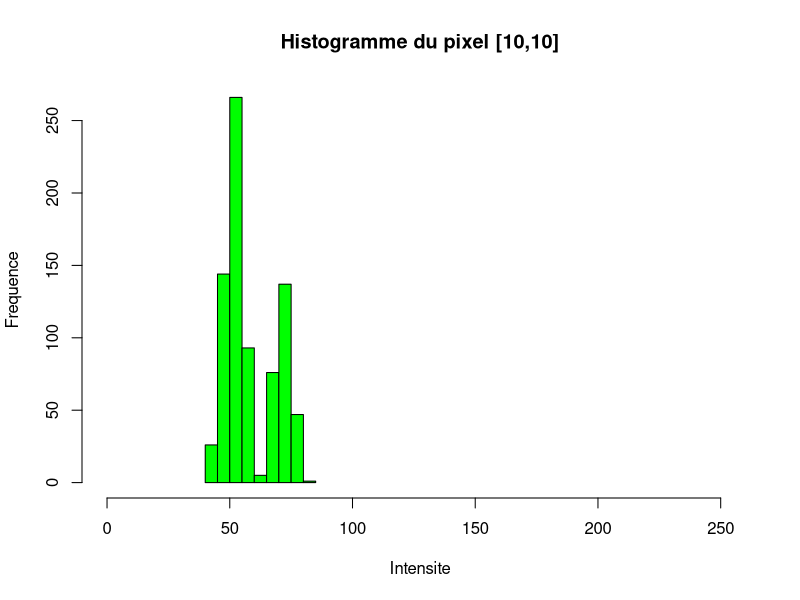

This figure's R source:
A <- matrix(scan("../output/chrono_10x10.mat", n = 3 * 795), 3, 795)
hist(A[2,], xlim=c(0,255), xlab="Intensite", ylab="Frequence", main="Histogramme du pixel [10,10]", col="green")
